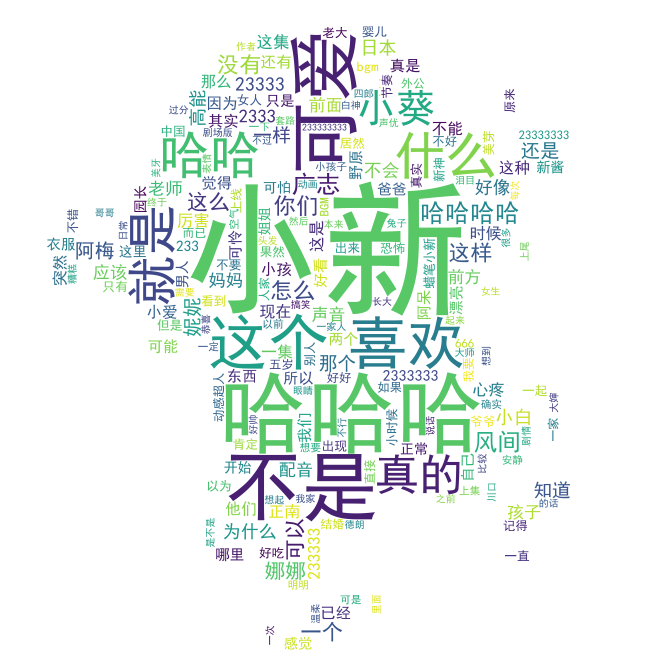
#> input picture LittleDemo/GetBiliBiliBarrage/lbxx.png, 2000 x 2000 px, found by its file name (shown at 1/3 size)
$ python improveImage.py   (older library calls are emulated)
#> lines starting #> are read from the running program, lines starting #| are printed output that depends on the picture
from PIL import Image

''' 用python提高图片像素

'''

def produceImage(file_in, width, height, file_out):
#> called with file_in = 'LittleDemo/GetBiliBiliBarrage/lbxx.png', width = 5000, height = 5000, file_out = 'LittleDemo/GetBiliBiliBarrage/lbxx.png'
    image = Image.open(file_in)
#> image is the input picture: PIL image 2000x2000 RGBA; mean R, G, B, A 234.1, 241.7, 238, 255
    resized_image = image.resize((width, height), Image.ANTIALIAS)
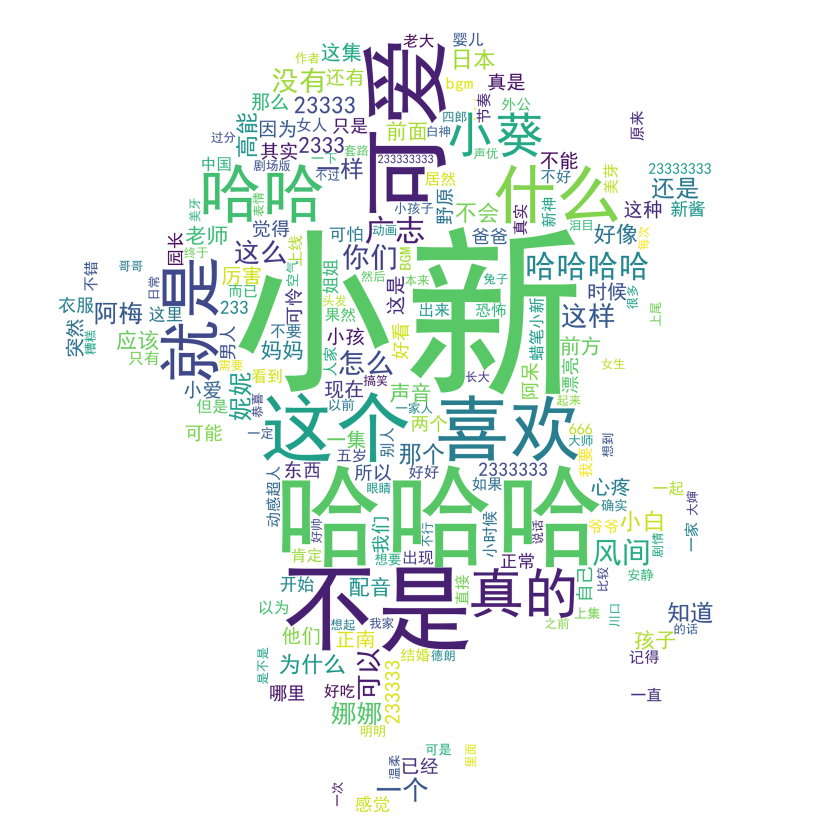
#> resized_image: PIL image 5000x5000 RGBA (shown at 1/6 size); mean R, G, B, A 233.8, 241.6, 237.8, 255
    resized_image.save(file_out)


if __name__ == '__main__':
    file_in = "LittleDemo/GetBiliBiliBarrage/lbxx.png"
    # 处理后图片宽度
    width = 5000
    # 处理后图片高度
    height = 5000
    file_out = 'LittleDemo/GetBiliBiliBarrage/lbxx.png'
    produceImage(file_in, width, height, file_out)

$ run again, with LittleDemo/GetBiliBiliBarrage/ciyun.png copied over LittleDemo/GetBiliBiliBarrage/lbxx.png
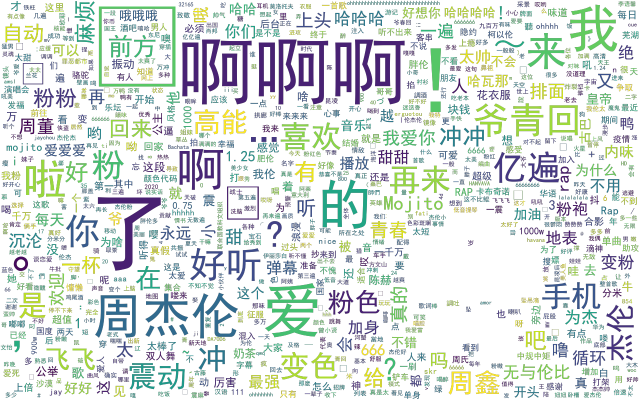
#> input picture LittleDemo/GetBiliBiliBarrage/ciyun.png, 1280 x 800 px, found by its file name (shown at 1/2 size)
#> in produceImage, image is the input picture: PIL image 1280x800 RGBA; mean R, G, B, A 18.3, 26.9, 22, 52.6
#> in produceImage, `resized_image = image.resize((width, height), Image.ANTIALIAS)`:
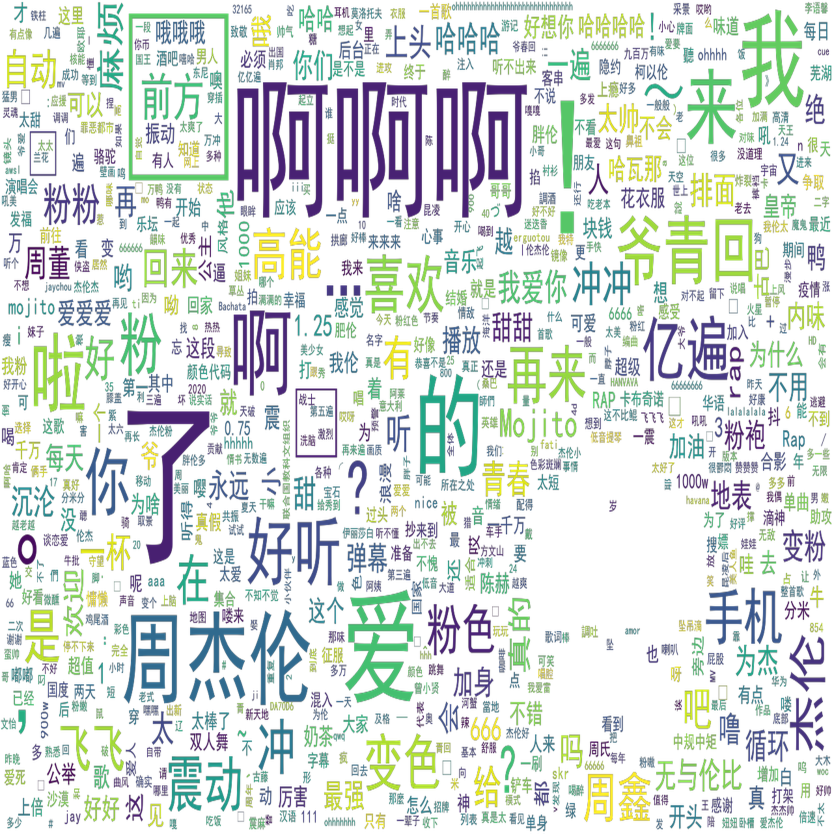
#> resized_image: PIL image 5000x5000 RGBA (shown at 1/6 size); mean R, G, B, A 26.1, 39.1, 31.7, 53.3; transparent parts drawn white
